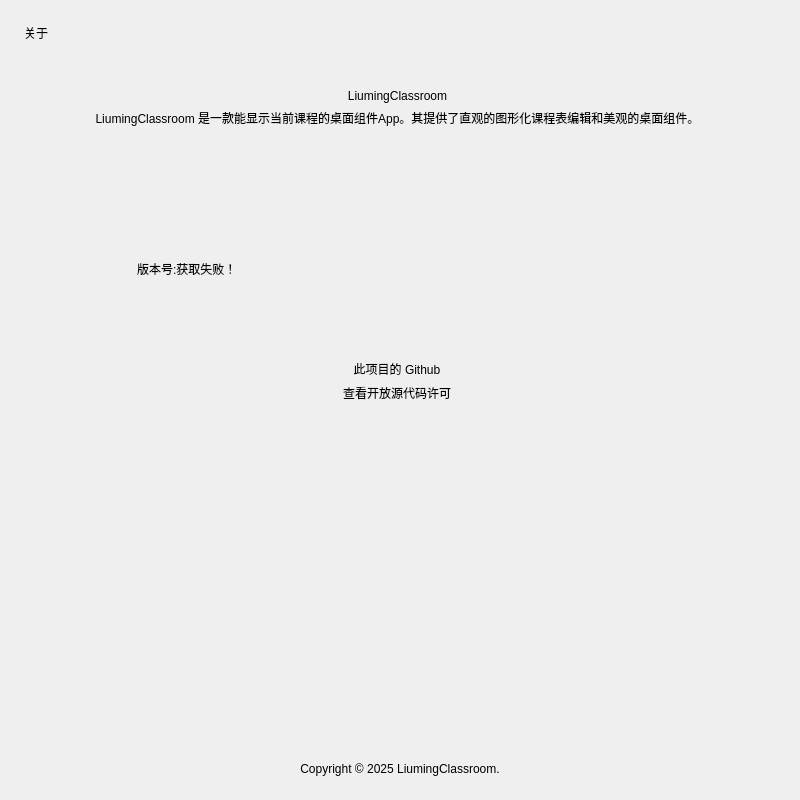
<?xml version='1.0' encoding='utf-8'?>
<ui version="4.0">
 <class>Form</class>
 <widget class="QWidget" name="Form">
  <property name="geometry">
   <rect>
    <x>0</x>
    <y>0</y>
    <width>800</width>
    <height>800</height>
   </rect>
  </property>
  <property name="windowTitle">
   <string>Form</string>
  </property>
  <layout class="QVBoxLayout" name="verticalLayout_2">
   <property name="spacing">
    <number>18</number>
   </property>
   <property name="leftMargin">
    <number>24</number>
   </property>
   <property name="topMargin">
    <number>24</number>
   </property>
   <property name="rightMargin">
    <number>24</number>
   </property>
   <property name="bottomMargin">
    <number>24</number>
   </property>
   <item>
    <widget class="TitleLabel" name="TitleLabel">
     <property name="text">
      <string>关于</string>
     </property>
    <property name="wordWrap"><bool>true</bool></property></widget>
   </item>
   <item>
    <widget class="SmoothScrollArea" name="ab_scroll">
     <property name="styleSheet">
      <string notr="true">background: transparent; border: none</string>
     </property>
     <property name="widgetResizable">
      <bool>true</bool>
     </property>
     <widget class="QWidget" name="scrollAreaWidgetContents">
      <property name="geometry">
       <rect>
        <x>0</x>
        <y>0</y>
        <width>773</width>
        <height>765</height>
       </rect>
      </property>
      <layout class="QVBoxLayout" name="verticalLayout_3">
       <property name="rightMargin">
        <number>14</number>
       </property>
       <item>
        <layout class="QVBoxLayout" name="verticalLayout">
         <property name="leftMargin">
          <number>48</number>
         </property>
         <property name="topMargin">
          <number>0</number>
         </property>
         <property name="rightMargin">
          <number>48</number>
         </property>
         <property name="bottomMargin">
          <number>0</number>
         </property>
         <item>
          <layout class="QHBoxLayout" name="horizontalLayout">
           <item>
            <widget class="QLabel" name="label">
             <property name="enabled">
              <bool>true</bool>
             </property>
             <property name="sizePolicy">
              <sizepolicy hsizetype="Minimum" vsizetype="Minimum">
               <horstretch>0</horstretch>
               <verstretch>0</verstretch>
              </sizepolicy>
             </property>
             <property name="maximumSize">
              <size>
               <width>128</width>
               <height>128</height>
              </size>
             </property>
             <property name="styleSheet">
              <string notr="true" />
             </property>
             <property name="text">
              <string />
             </property>
             <property name="pixmap">
              <pixmap>../../img/Logo.png</pixmap>
             </property>
             <property name="scaledContents">
              <bool>true</bool>
             </property>
             <property name="alignment">
              <set>Qt::AlignCenter</set>
             </property>
             <property name="wordWrap">
              <bool>true</bool>
             </property>
            </widget>
           </item>
          </layout>
         </item>
         <item>
          <widget class="SubtitleLabel" name="SubtitleLabel">
           <property name="text">
            <string>LiumingClassroom</string>
           </property>
           <property name="alignment">
            <set>Qt::AlignCenter</set>
           </property>
          <property name="wordWrap"><bool>true</bool></property></widget>
         </item>
         <item>
          <widget class="CaptionLabel" name="CaptionLabel_3">
           <property name="text">
            <string>LiumingClassroom 是一款能显示当前课程的桌面组件App。其提供了直观的图形化课程表编辑和美观的桌面组件。</string>
           </property>
           <property name="alignment">
            <set>Qt::AlignCenter</set>
           </property>
           <property name="wordWrap">
            <bool>true</bool>
           </property>
          </widget>
         </item>
         <item>
          <spacer name="verticalSpacer_2">
           <property name="orientation">
            <enum>Qt::Vertical</enum>
           </property>
           <property name="sizeHint" stdset="0">
            <size>
             <width>20</width>
             <height>18</height>
            </size>
           </property>
          </spacer>
         </item>
         <item>
          <layout class="QHBoxLayout" name="horizontalLayout_5">
           <property name="leftMargin">
            <number>0</number>
           </property>
           <property name="rightMargin">
            <number>0</number>
           </property>
           <item>
            <widget class="CardWidget" name="version_info_card">
             <property name="minimumSize">
              <size>
               <width>0</width>
               <height>70</height>
              </size>
             </property>
             <layout class="QHBoxLayout" name="horizontalLayout_version_info">
              <property name="leftMargin">
               <number>16</number>
              </property>
              <property name="topMargin">
               <number>16</number>
              </property>
              <property name="rightMargin">
               <number>16</number>
              </property>
              <property name="bottomMargin">
               <number>16</number>
              </property>
              <item>
               <widget class="QLabel" name="info_icon">
                <property name="sizePolicy">
                 <sizepolicy hsizetype="Fixed" vsizetype="Fixed">
                  <horstretch>0</horstretch>
                  <verstretch>0</verstretch>
                 </sizepolicy>
                </property>
                <property name="minimumSize">
                 <size>
                  <width>24</width>
                  <height>24</height>
                 </size>
                </property>
                <property name="maximumSize">
                 <size>
                  <width>24</width>
                  <height>24</height>
                 </size>
                </property>
                <property name="pixmap">
                 <pixmap>../../img/logo/favicon-update.png</pixmap>
                </property>
                <property name="scaledContents">
                 <bool>true</bool>
                </property>
               <property name="wordWrap"><bool>true</bool></property></widget>
              </item>
              <item>
               <spacer name="horizontalSpacer">
                <property name="orientation">
                 <enum>Qt::Horizontal</enum>
                </property>
                <property name="sizeType">
                 <enum>QSizePolicy::Fixed</enum>
                </property>
                <property name="sizeHint" stdset="0">
                 <size>
                  <width>10</width>
                  <height>20</height>
                 </size>
                </property>
               </spacer>
              </item>
              <item>
               <layout class="QVBoxLayout" name="verticalLayout_version_details">
                <property name="spacing">
                 <number>0</number>
                </property>
                <item>
                 <widget class="StrongBodyLabel" name="version_number_label">
                  <property name="text">
                   <string>版本号:获取失败！</string>
                  </property>
                 <property name="wordWrap"><bool>true</bool></property></widget>
                </item>
                <item>
                 <spacer name="verticalSpacer_3">
                  <property name="orientation">
                   <enum>Qt::Vertical</enum>
                  </property>
                  <property name="sizeHint" stdset="0">
                   <size>
                    <width>0</width>
                    <height>6</height>
                   </size>
                  </property>
                 </spacer>
                </item>
                </layout>
              </item>
              </layout>
            </widget>
           </item>
          </layout>
         </item>
         <item>
          <layout class="QHBoxLayout" name="horizontalLayout_3">
           <property name="leftMargin">
            <number>0</number>
           </property>
           <property name="rightMargin">
            <number>0</number>
           </property>
           <item>
            <widget class="PushButton" name="button_github">
             <property name="sizePolicy">
              <sizepolicy hsizetype="Expanding" vsizetype="Fixed">
               <horstretch>0</horstretch>
               <verstretch>0</verstretch>
              </sizepolicy>
             </property>
             <property name="minimumSize">
              <size>
               <width>0</width>
               <height>0</height>
              </size>
             </property>
             <property name="maximumSize">
              <size>
               <width>360</width>
               <height>16777215</height>
              </size>
             </property>
             <property name="text">
              <string>此项目的 Github</string>
             </property>
             <property name="hasIcon" stdset="0">
              <bool>false</bool>
             </property>
            </widget>
           </item>
           </layout>
         </item>
         <item>
          <layout class="QHBoxLayout" name="horizontalLayout_4">
           <property name="leftMargin">
            <number>0</number>
           </property>
           <property name="rightMargin">
            <number>0</number>
           </property>
           <item>
            <widget class="PushButton" name="button_show_license">
             <property name="sizePolicy">
              <sizepolicy hsizetype="Expanding" vsizetype="Fixed">
               <horstretch>0</horstretch>
               <verstretch>0</verstretch>
              </sizepolicy>
             </property>
             <property name="minimumSize">
              <size>
               <width>0</width>
               <height>0</height>
              </size>
             </property>
             <property name="maximumSize">
              <size>
               <width>310</width>
               <height>16777215</height>
              </size>
             </property>
             <property name="text">
              <string>查看开放源代码许可</string>
             </property>
             <property name="hasIcon" stdset="0">
              <bool>false</bool>
             </property>
            </widget>
           </item>
          </layout>
         </item>
         </layout>
       </item>
       <item>
        <spacer name="verticalSpacer">
         <property name="orientation">
          <enum>Qt::Vertical</enum>
         </property>
         <property name="sizeHint" stdset="0">
          <size>
           <width>20</width>
           <height>106</height>
          </size>
         </property>
        </spacer>
       </item>
      </layout>
     </widget>
    </widget>
   </item>
   <item>
    <widget class="CaptionLabel" name="CaptionLabel_2">
     <property name="text">
      <string>Copyright © 2025 LiumingClassroom.</string>
     </property>
     <property name="alignment">
      <set>Qt::AlignCenter</set>
     </property>
     <property name="lightColor" stdset="0">
      <color>
       <red>127</red>
       <green>127</green>
       <blue>127</blue>
      </color>
     </property>
     <property name="darkColor" stdset="0">
      <color>
       <red>185</red>
       <green>185</green>
       <blue>185</blue>
      </color>
     </property>
    <property name="wordWrap"><bool>true</bool></property></widget>
   </item>
  </layout>
 </widget>
 <customwidgets>
  <customwidget>
   <class>ComboBox</class>
   <extends>QPushButton</extends>
   <header>qfluentwidgets</header>
  </customwidget>
  <customwidget>
   <class>PushButton</class>
   <extends>QPushButton</extends>
   <header>qfluentwidgets</header>
  </customwidget>
  <customwidget>
   <class>PrimaryPushButton</class>
   <extends>PushButton</extends>
   <header>qfluentwidgets</header>
  </customwidget>
  <customwidget>
   <class>SwitchButton</class>
   <extends>QWidget</extends>
   <header>qfluentwidgets</header>
  </customwidget>
  <customwidget>
   <class>CardWidget</class>
   <extends>QFrame</extends>
   <header>qfluentwidgets</header>
   <container>1</container>
  </customwidget>
  <customwidget>
   <class>SmoothScrollArea</class>
   <extends>QScrollArea</extends>
   <header>qfluentwidgets</header>
   <container>1</container>
  </customwidget>
  <customwidget>
   <class>CaptionLabel</class>
   <extends>QLabel</extends>
   <header>qfluentwidgets</header>
  </customwidget>
  <customwidget>
   <class>StrongBodyLabel</class>
   <extends>QLabel</extends>
   <header>qfluentwidgets</header>
  </customwidget>
  <customwidget>
   <class>SubtitleLabel</class>
   <extends>QLabel</extends>
   <header>qfluentwidgets</header>
  </customwidget>
  <customwidget>
   <class>TitleLabel</class>
   <extends>QLabel</extends>
   <header>qfluentwidgets</header>
  </customwidget>
 </customwidgets>
 <resources />
 <connections />
</ui>
